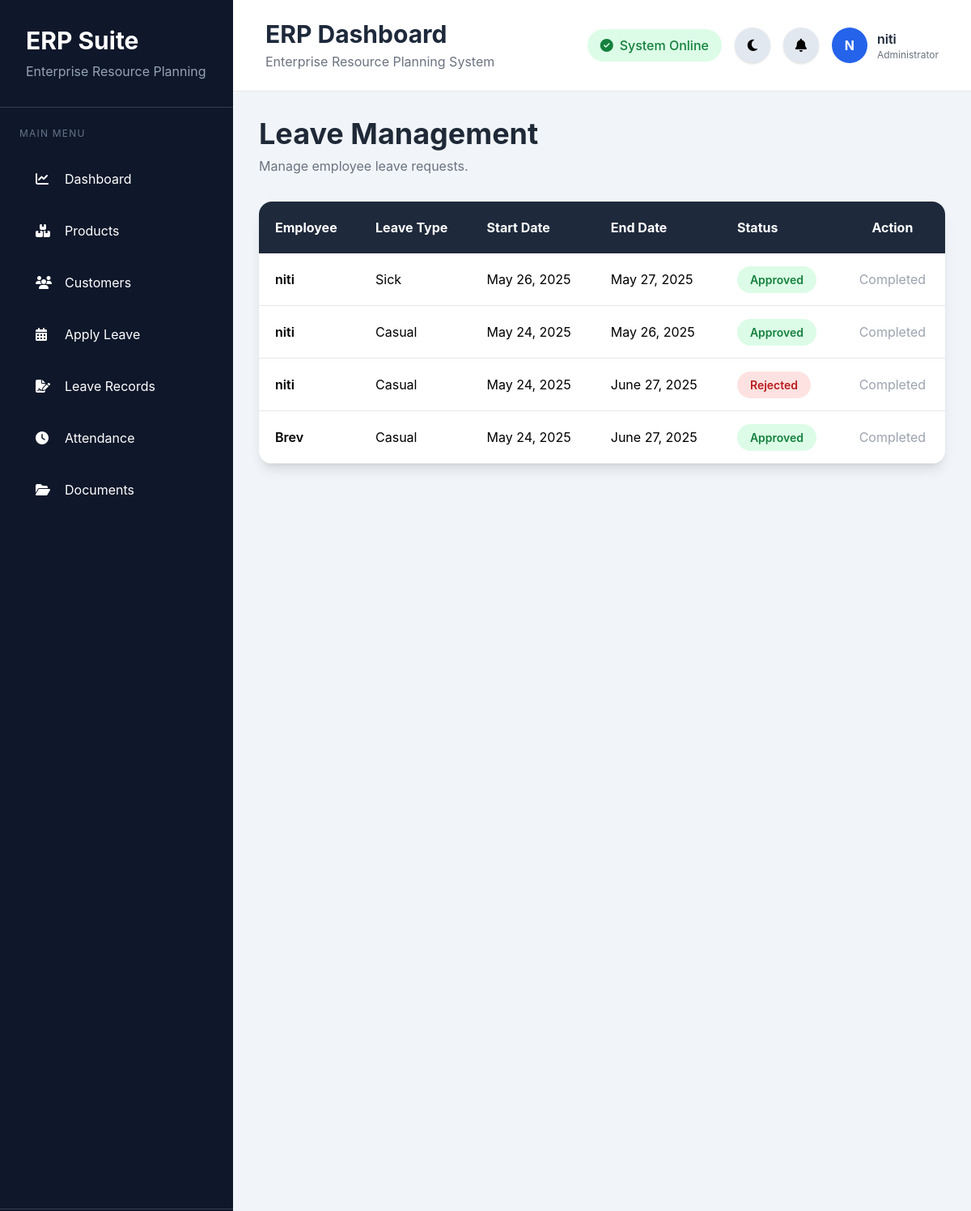
The page /leave/view/ (signed in) on the database its author committed.
### inventory/models.py (models this page shows, shortened)
class LeaveApplication(models.Model):
    LEAVE_TYPES = (
        ('Sick', 'Sick'),
        ('Casual', 'Casual'),
        ('Earned', 'Earned'),
    )
    STATUS_CHOICES = (
        ('Pending', 'Pending'),
        ('Approved', 'Approved'),
        ('Rejected', 'Rejected'),
    )
    employee = models.ForeignKey(User, on_delete=models.CASCADE)
    leave_type = models.CharField(max_length=20, choices=LEAVE_TYPES)
    start_date = models.DateField()
    end_date = models.DateField()
    reason = models.TextField()
    status = models.CharField(max_length=20, choices=STATUS_CHOICES, default='Pending')

### inventory/views.py (the view)
# urls.py: path('leave/view/', views.view_leaves, name='view_leaves'),
@login_required
def view_leaves(request):
    if request.user.is_superuser:
        leaves = LeaveApplication.objects.all().order_by("-start_date")
    else:
        leaves = LeaveApplication.objects.filter(
            employee=request.user
        ).order_by("-start_date")
    return render(
        request,
        "view_leaves.html",
        {
            "leaves": leaves,
        },
    )

### inventory/context_processors.py (called while the page is built)
def pending_leave_notifications(request):
    pending_leaves = LeaveApplication.objects.filter(status="Pending").order_by("-start_date")[:5]
    return {
        "pending_leave_requests": pending_leaves,
        "pending_leave_count": pending_leaves.count(),
    }

### inventory/templates/view_leaves.html (shortened to what this page needs)
{% extends "base.html" %}
{% block content %}
<div class="flex justify-between items-center mb-8">
    <div>
        {% if request.user.is_superuser %}
        <h1 class="text-4xl font-bold text-gray-800">
            Leave Management
        </h1>
        <p class="text-gray-500 mt-2">
            Manage employee leave requests.
        </p>
        {% endif %}
    </div>
</div>
<div class="bg-white rounded-2xl shadow-lg overflow-hidden">
<table class="w-full">
<thead class="bg-slate-800 text-white">
<tr>
{% if request.user.is_superuser %}
<th class="p-5 text-left">Employee</th>
{% endif %}
<th class="p-5 text-left">Leave Type</th>
<th class="p-5 text-left">Start Date</th>
<th class="p-5 text-left">End Date</th>
<th class="p-5 text-left">Status</th>
{% if request.user.is_superuser %}
<th class="p-5 text-center">Action</th>
{% endif %}
</tr>
</thead>
<tbody>
{% for leave in leaves %}
<tr class="border-b hover:bg-slate-50">
{% if request.user.is_superuser %}
<td class="p-5 font-semibold">
{{ leave.employee.username }}
</td>
{% endif %}
<td class="p-5">
{{ leave.leave_type }}
</td>
<td class="p-5">
{{ leave.start_date }}
</td>
<td class="p-5">
{{ leave.end_date }}
</td>
<td class="p-5">
{% if leave.status == "Approved" %}
<span class="bg-green-100 text-green-700 px-4 py-2 rounded-full text-sm font-semibold">
Approved
</span>
{% elif leave.status == "Rejected" %}
<span class="bg-red-100 text-red-700 px-4 py-2 rounded-full text-sm font-semibold">
Rejected
</span>
{% else %}
<span class="bg-yellow-100 text-yellow-700 px-4 py-2 rounded-full text-sm font-semibold">
Pending
</span>
{% endif %}
</td>
{% if request.user.is_superuser %}
<td class="p-5 text-center">
{% if leave.status == "Pending" %}
<a href="{% url 'approve_leave' leave.id %}"
class="bg-green-600 hover:bg-green-700 text-white px-4 py-2 rounded-lg">
Approve
</a>
<a href="{% url 'reject_leave' leave.id %}"
class="bg-red-600 hover:bg-red-700 text-white px-4 py-2 rounded-lg ml-2">
Reject
</a>
{% else %}
<span class="text-gray-400">
Completed
</span>
{% endif %}
</td>
{% endif %}
</tr>
{% endfor %}
</tbody>
</table>
</div>
{% endblock %}

### inventory/templates/base.html (shortened to what this page needs)
<!DOCTYPE html>
<html lang="en">
<head>
<script src="https://cdn.tailwindcss.com"></script>
<link rel="stylesheet"
href="https://cdnjs.cloudflare.com/ajax/libs/font-awesome/6.6.0/css/all.min.css">
</head>
<body>
<div class="flex min-h-screen">
<aside class="w-72 bg-slate-900 text-white flex flex-col">
<div class="p-8 border-b border-slate-700">
<h1 class="text-3xl font-bold">
ERP Suite
</h1>
<p class="text-slate-400 mt-2">
Enterprise Resource Planning
</p>
</div>
<nav class="flex-1 p-6">
<p class="uppercase text-xs tracking-widest text-slate-500 mb-5">
MAIN MENU
</p>
<div class="space-y-2">
    <a href="{% url 'dashboard' %}"
class="flex items-center gap-4 px-5 py-4 rounded-xl hover:bg-blue-600 transition duration-300">
<i class="fa-solid fa-chart-line w-5"></i>
Dashboard
</a>
<a href="{% url 'product_list' %}"
class="flex items-center gap-4 px-5 py-4 rounded-xl hover:bg-blue-600 transition duration-300">
<i class="fa-solid fa-boxes-stacked w-5"></i>
Products
</a>
<a href="{% url 'customer_list' %}"
class="flex items-center gap-4 px-5 py-4 rounded-xl hover:bg-blue-600 transition duration-300">
<i class="fa-solid fa-users w-5"></i>
Customers
</a>
<a href="{% url 'apply_leave' %}"
class="flex items-center gap-4 px-5 py-4 rounded-xl hover:bg-blue-600 transition duration-300">
<i class="fa-solid fa-calendar-days w-5"></i>
Apply Leave
</a>
<a href="{% url 'view_leaves' %}"
class="flex items-center gap-4 px-5 py-4 rounded-xl hover:bg-blue-600 transition duration-300">
<i class="fa-solid fa-file-signature w-5"></i>
Leave Records
</a>
<a href="{% url 'attendance_history' %}"
class="flex items-center gap-4 px-5 py-4 rounded-xl hover:bg-blue-600 transition duration-300">
<i class="fa-solid fa-clock w-5"></i>
Attendance
</a>
<a href="{% url 'upload_file' %}"
class="flex items-center gap-4 px-5 py-4 rounded-xl hover:bg-blue-600 transition duration-300">
<i class="fa-solid fa-folder-open w-5"></i>
Documents
</a>
</div>
</nav>
</aside>
<div class="flex-1">
    <header class="bg-white shadow-sm border-b border-gray-200 px-10 py-6">
<div class="flex justify-between items-center">
<div>
<h2 class="text-3xl font-bold text-slate-800">
ERP Dashboard
</h2>
<p class="text-gray-500 mt-1">
Enterprise Resource Planning System
</p>
</div>
<div class="flex items-center gap-4">
<div class="hidden md:flex items-center gap-2 bg-green-100 text-green-700 px-4 py-2 rounded-full">
<i class="fa-solid fa-circle-check"></i>
<span class="font-medium">
System Online
</span>
</div>
<button
id="themeToggle"
class="w-11 h-11 rounded-full bg-slate-200 hover:bg-slate-300 transition shadow">
<i class="fa-solid fa-moon text-[1.02rem]"></i>
</button>
<div class="relative">
<button
id="notificationToggle"
class="relative w-11 h-11 rounded-full bg-slate-200 hover:bg-slate-300 transition shadow">
<i class="fa-solid fa-bell text-[1.02rem]"></i>
</button>
</div>
<div class="hidden md:flex items-center gap-3">
<a href="{% url 'employee_profile' %}" class="flex items-center gap-3 hover:opacity-80 transition">
<div class="w-11 h-11 rounded-full bg-blue-600 flex items-center justify-center text-white font-bold">
{{ request.user.username|first|upper }}
</div>
<div>
<p class="font-semibold text-slate-800">
{{ request.user.username }}
</p>
<p class="text-xs text-gray-500">
{% if request.user.is_superuser %}
Administrator
{% else %}
Employee
{% endif %}
</p>
</div>
</a>
</div>
</div>
</div>
</header>
<main class="p-8 bg-slate-100 min-h-screen">
{% block content %}
{% endblock %}
</main>
</div>
</div>
</body>
</html>

### inventory/templates/base.html (style rules this page uses)
html { scroll-behavior:smooth; }
body { font-family:Inter,Arial,sans-serif; transition:.3s; background:#f1f5f9; }

### rows shown on the page
LeaveApplication: employee.username "niti", leave_type "Sick", start_date "May 26, 2025", end_date "May 27, 2025", status "Approved"
LeaveApplication: employee.username "niti", leave_type "Casual", start_date "May 24, 2025", end_date "May 26, 2025", status "Approved"
LeaveApplication: employee.username "niti", leave_type "Casual", start_date "May 24, 2025", end_date "June 27, 2025", status "Rejected"
LeaveApplication: employee.username "Brev", leave_type "Casual", start_date "May 24, 2025", end_date "June 27, 2025", status "Approved"

### other values the page prints
{{ request.user.username|first|upper }} "N"
{{ request.user.username }} "niti"
